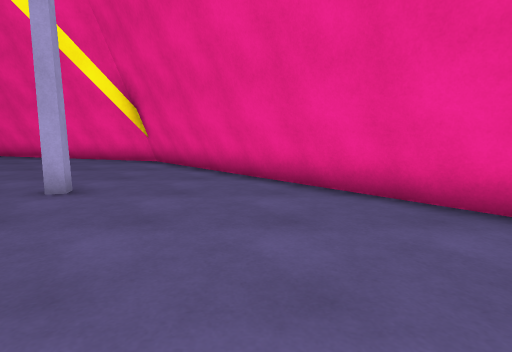
view 1 (above)

20 first-person views from a walk through a 3-D level made in the Unity game engine. The camera is 1.2 m above the floor, tilts 8° down and sees 80° across. The floor is counted in squares, 1 m on a side. Each view is taken from the middle of a square. On the plan, view 1 faces up. The plan holds only what a view shows up to about 13 squares ahead; the rest is blank. The place goes on beyond the plan. Some animated figures are left out.

view 2
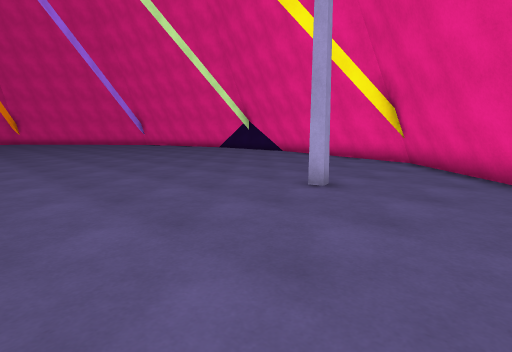

view 3
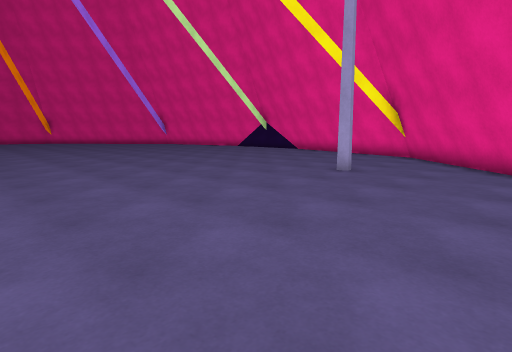

view 4
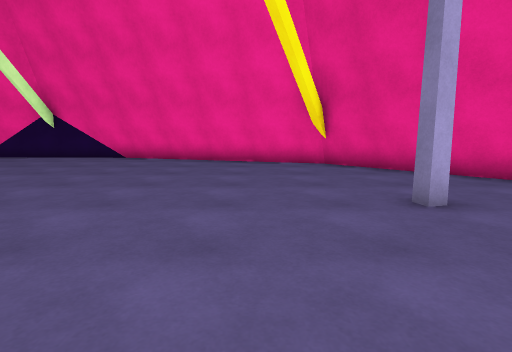

view 5
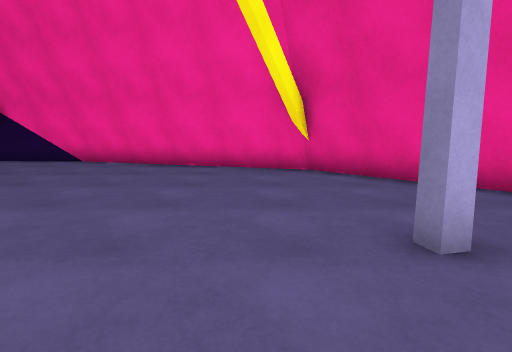

view 6
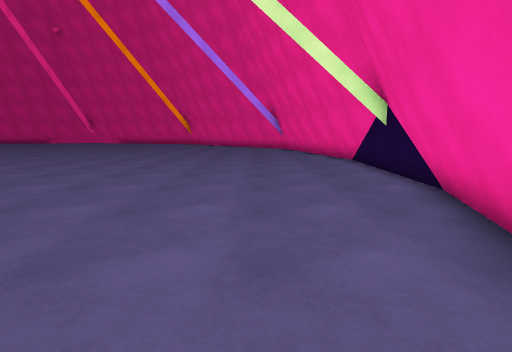

view 7
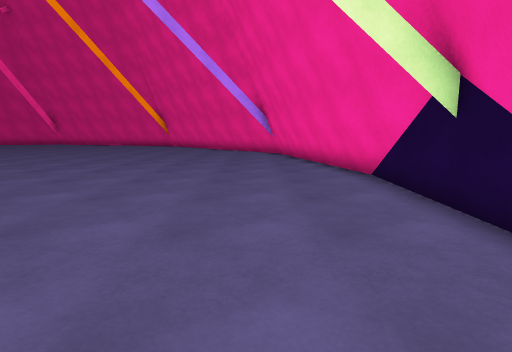

view 8
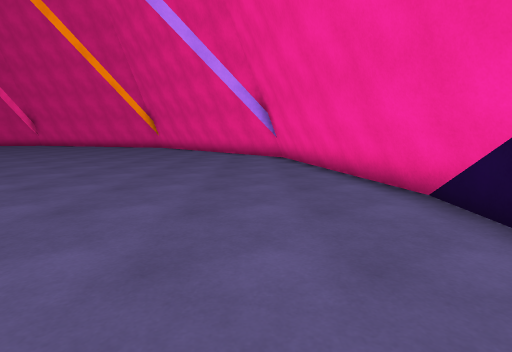

view 9
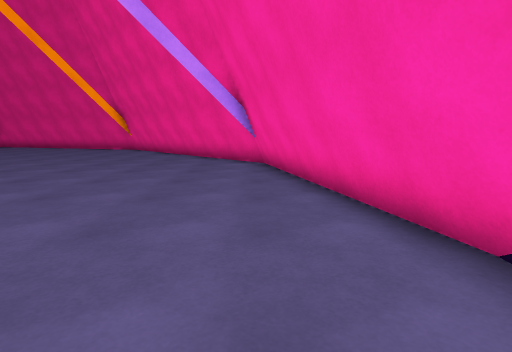

view 10
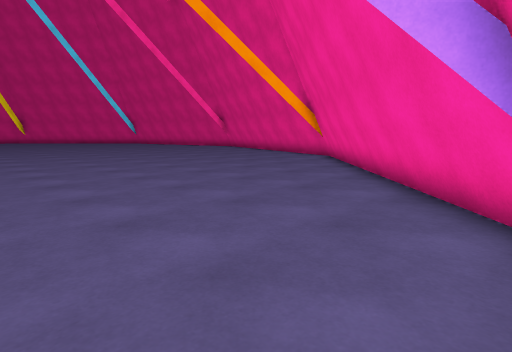

view 11
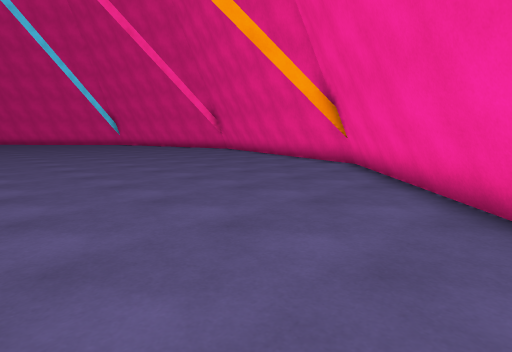

view 12
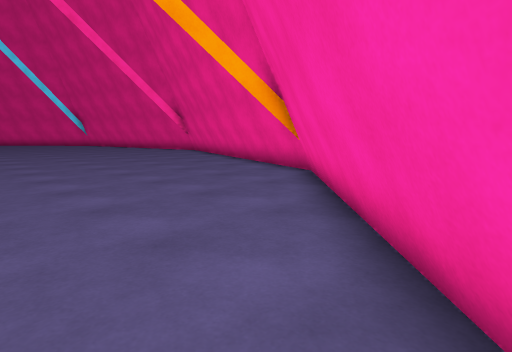

view 13
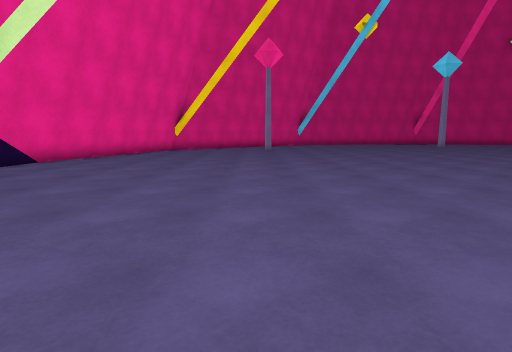

view 14
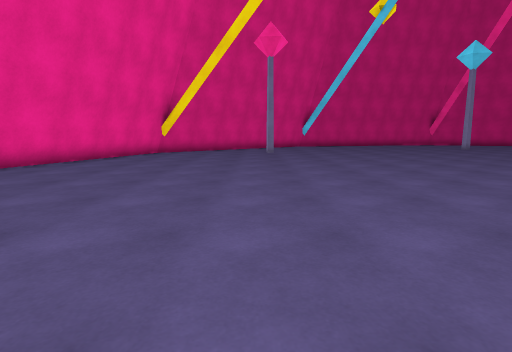

view 15
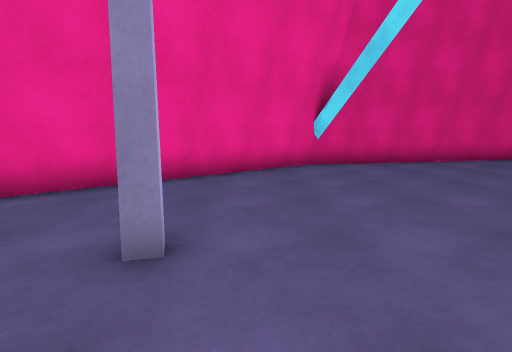

view 16
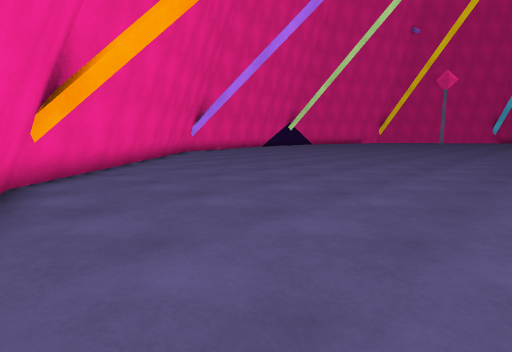

view 17
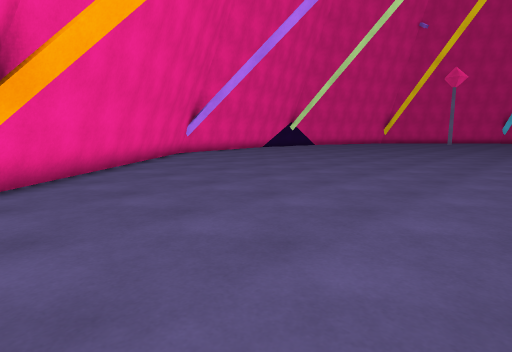

view 18
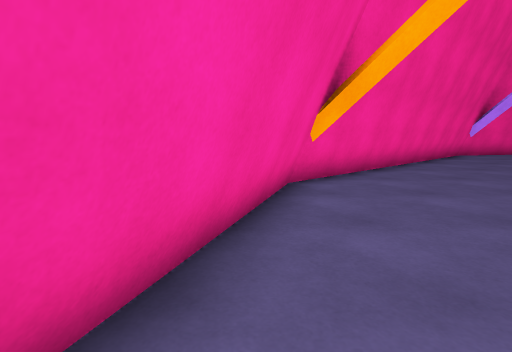

view 19
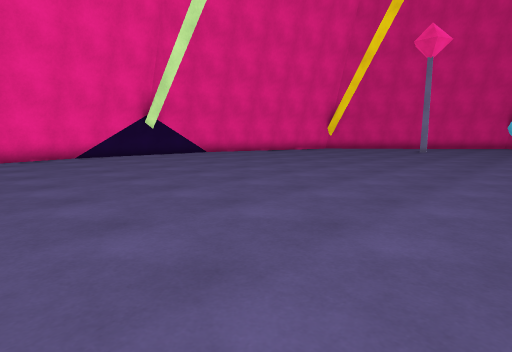

view 20
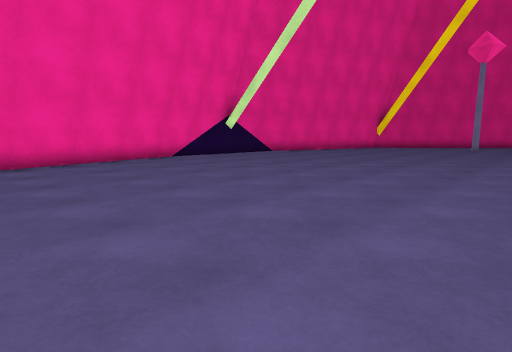

### Floor plan
Points are (right, up) in squares from view 1. A wall is a line through its corners. A room is listed if a view was taken in it or the views show most of it. See-through windows are left out.
Room 1 (views 1, 2, 3, 4, 5, 6, 7, 8, 9, 10, 11, 12, 13, 14, 15, 16, 17, 18, 19, 20)
walls: (-18, 16.3) (-30, 13.7) (-39.7, 4.9) (-41.7, -1.2); (-18.9, 16.3) (-30.1, 13.9) (-39.9, 5.1); (-13.6, 16) (-20.6, 16.4); (-3.9, 6.4) (-3.8, 6) (-4.2, 5.9) (-4.2, 6.3); (-29.8, 14) (-29.4, 13.2); (-4.7, 12) (-4.9, 12.6); (-4.6, 12.1) (-4.7, 12.5) (-16.2, 16.2); (-4.5, 12.7) (-15.2, 16.1); (-39, 4.8) (-39.7, 4.6); (-39.2, 5) (-39.7, 4.9); (3.8, 2.3) (4, 3); (5.5, -2.8) (4.3, 3) (-4.4, 12.5); (5.5, -3.5) (4.2, 2.7) (-4.6, 12.5)
low walls: (-19.6, 16.4) (-30.3, 14.1) (-38.6, 6.6); (-20.5, 16.4) (-23.5, 15.7); (-12.6, 15.7) (-13.6, 16); (-10.2, 14.9) (-11.9, 15.4); (-7, 13.9) (-8, 14.2); (-4.3, 12.8) (-14.7, 16.1); (-4.2, 13) (-5.9, 13.5); (-38.7, 6.5) (-40.1, 5.2) (-41.5, 0.7); (-39.9, 5.1) (-41.8, -1); (-41.6, 0.5) (-42.1, -1); (5.5, -0.9) (4.7, 2.9) (-4.2, 12.7); (5.5, -2.1) (4.4, 3)

Where each view was taken, in squares from view 1:
view 1: 0 up, 0 right, facing up
view 2: 0 up, 0 right, facing up-left
view 3: 3 down, 1 right, facing up-left
view 4: 1 up, 7 left, facing up
view 5: 3 up, 6 left, facing up
view 6: 12 up, 7 left, facing left
view 7: 13 up, 12 left, facing left
view 8: 13 up, 15 left, facing left
view 9: 14 up, 18 left, facing left
view 10: 14 up, 26 left, facing down-left
view 11: 11 up, 29 left, facing down-left
view 12: 11 up, 32 left, facing down-left
view 13: 7 up, 26 left, facing right
view 14: 7 up, 23 left, facing right
view 15: 5 up, 7 left, facing right
view 16: 3 down, 41 left, facing up-right
view 17: 2 down, 40 left, facing up-right
view 18: 2 down, 41 left, facing up
view 19: 0 up, 25 left, facing up-right
view 20: 2 up, 29 left, facing up-right
